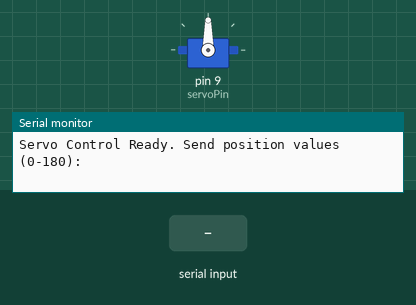
Recording of a sketch running on a simulated Arduino Uno, built with avr-gcc and run on an emulated ATmega328P. On the bench: servo, the last lines printed to the serial monitor. The test bench sets the inputs (shaded band).

Above: at 1.2 s.
1.3 s: "30,150\n" received over Serial
At 2.5 s:
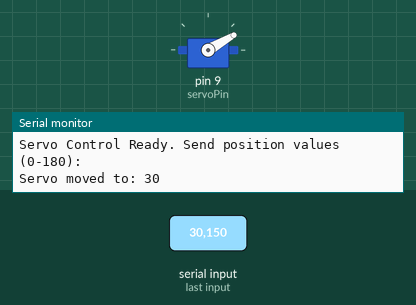
2.8 s: "5\n" received over Serial
At 3.6 s:
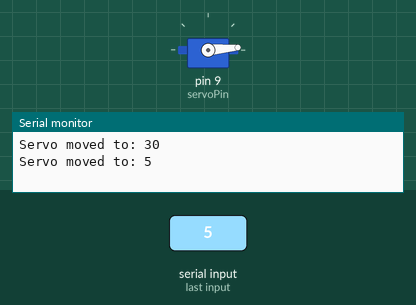
4.3 s: "90,45\n" received over Serial
At 4.9 s:
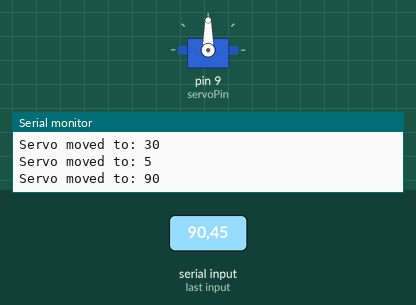
Timing chart, 0 to 7.3 s (numbered marks = the images above; inputs shaded):
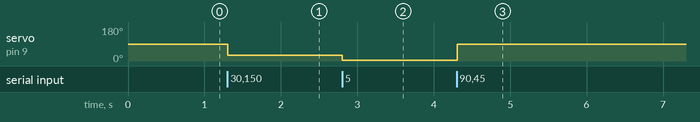

The sketch:

servo_test.ino
```cpp
#include <Servo.h>

Servo myServo;          // Servo Object
const int servoPin = 9; // Data Pin Servo is connected to
int servoPos = 0;       // Variable to store the servo position


void setup() {
  Serial.begin(9600);
  myServo.attach(servoPin);
  Serial.println("Servo Control Ready. Send position values (0-180):");
}

void loop() {
  // Check for available data on port
  if (Serial.available() > 0){
    String input = Serial.readStringUntil('\n');  // Read until newline character
    input.trim();                                 // Remove any whitespaces or newline characters
    int value = input.toInt();                    // Convert the input to an integer

    if (value >= 0 && value <= 180) {
      servoPos = value;         // Update Servo Position
      myServo.write(servoPos);  // Move the servo
      Serial.print("Servo moved to: ");
      Serial.println(servoPos);
    } else {
      Serial.println("Invalid input, please only send values between 0 and 180.");
    }
  }
}
```

Measured:
- after the input at 1.3 s, servo on pin 9 (servoPin): 90° → 30° at once
- after the input at 2.8 s, servo on pin 9 (servoPin): 30° → 5° at once
- after the input at 4.3 s, servo on pin 9 (servoPin): 5° → 90° at once
